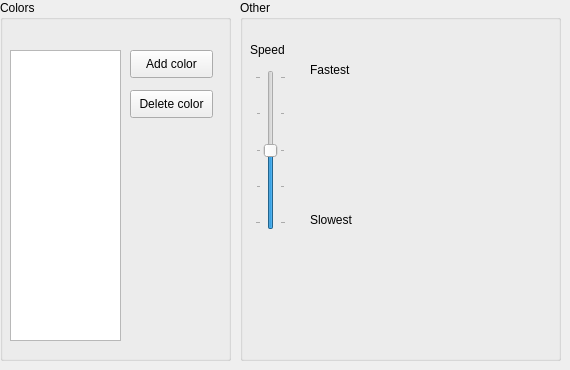
      <widget class="QWidget" name="fadingTab">
       <attribute name="title">
        <string>Fading</string>
       </attribute>
       <widget class="QGroupBox" name="groupBox_3">
        <property name="geometry">
         <rect>
          <x>0</x>
          <y>0</y>
          <width>231</width>
          <height>361</height>
         </rect>
        </property>
        <property name="title">
         <string>Colors</string>
        </property>
        <widget class="QListWidget" name="fadingList">
         <property name="geometry">
          <rect>
           <x>10</x>
           <y>50</y>
           <width>111</width>
           <height>291</height>
          </rect>
         </property>
        </widget>
        <widget class="QPushButton" name="fadingAdd">
         <property name="geometry">
          <rect>
           <x>130</x>
           <y>50</y>
           <width>83</width>
           <height>28</height>
          </rect>
         </property>
         <property name="text">
          <string>Add color</string>
         </property>
        </widget>
        <widget class="QPushButton" name="fadingDelete">
         <property name="geometry">
          <rect>
           <x>130</x>
           <y>90</y>
           <width>83</width>
           <height>28</height>
          </rect>
         </property>
         <property name="text">
          <string>Delete color</string>
         </property>
        </widget>
       </widget>
       <widget class="QGroupBox" name="groupBox_12">
        <property name="geometry">
         <rect>
          <x>240</x>
          <y>0</y>
          <width>321</width>
          <height>361</height>
         </rect>
        </property>
        <property name="title">
         <string>Other</string>
        </property>
        <widget class="QSlider" name="fadingSpeed">
         <property name="geometry">
          <rect>
           <x>15</x>
           <y>70</y>
           <width>31</width>
           <height>160</height>
          </rect>
         </property>
         <property name="maximum">
          <number>4</number>
         </property>
         <property name="value">
          <number>2</number>
         </property>
         <property name="orientation">
          <enum>Qt::Vertical</enum>
         </property>
         <property name="tickPosition">
          <enum>QSlider::TicksBothSides</enum>
         </property>
        </widget>
        <widget class="QLabel" name="label_9">
         <property name="geometry">
          <rect>
           <x>10</x>
           <y>40</y>
           <width>62</width>
           <height>20</height>
          </rect>
         </property>
         <property name="text">
          <string>Speed</string>
         </property>
        </widget>
        <widget class="QLabel" name="label_10">
         <property name="geometry">
          <rect>
           <x>70</x>
           <y>60</y>
           <width>62</width>
           <height>20</height>
          </rect>
         </property>
         <property name="text">
          <string>Fastest</string>
         </property>
        </widget>
        <widget class="QLabel" name="label_11">
         <property name="geometry">
          <rect>
           <x>70</x>
           <y>210</y>
           <width>62</width>
           <height>20</height>
          </rect>
         </property>
         <property name="text">
          <string>Slowest</string>
         </property>
        </widget>
       </widget>
      </widget>
